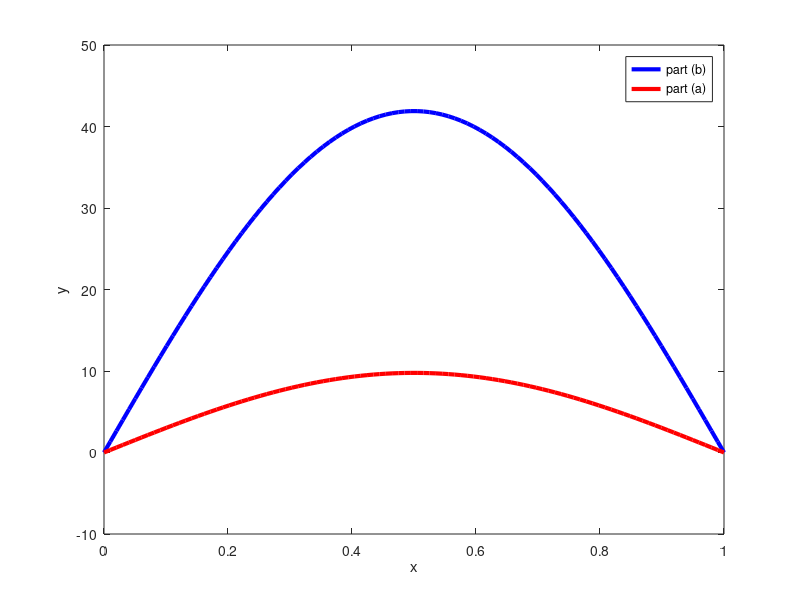

Here is the MATLAB script that generated this plot:
% Exam 02 Problem 01
%
% make some plots

% inside of cos,sin
a = sqrt(10);
% particular solution
p = 1/10;
% solve for the coeffecients
c1 = -p;
c2 = (-p-c1*cos(a))/sin(a);

% find part a
x = linspace(0,1,100);
y1 = c1*cos(a*x)+c2*sin(a*x)+1/10;

%% part b
a = sqrt(9.9);
% particular solution
p = 1/9.9;
% solve for the coeffecients
c1 = -p;
c2 = (-p-c1*cos(a))/sin(a);
y2 = c1*cos(a*x)+c2*sin(a*x)+p;

% plot them in this order so the legend entries
% are stacked the same as the lines
plot(x,y2,'b','LineWidth',3)
hold on;
plot(x,y1,'r','LineWidth',3)
xlabel('x')
ylabel('y')
legend({'part (b)','part (a)'})